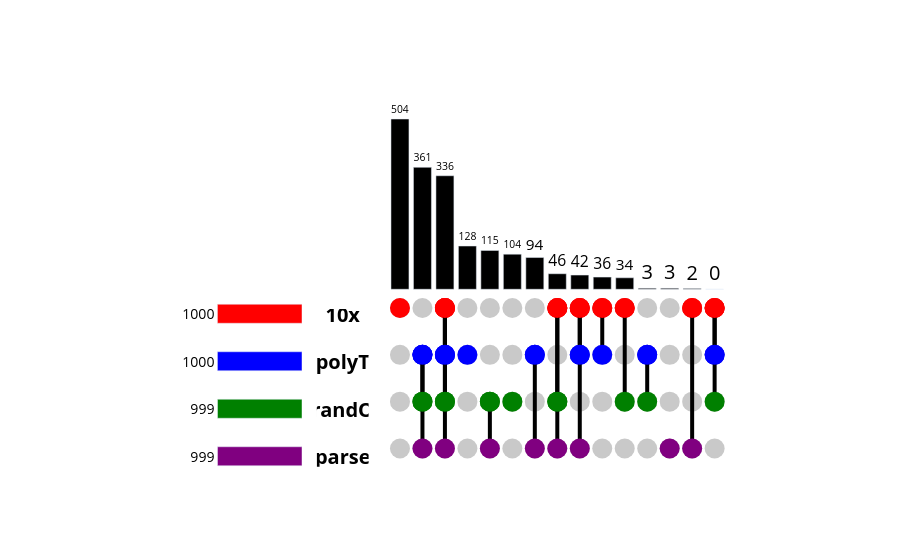

Notebook code cell kept with this figure:
### Code cell
# Look at top 1000 genes for each method instead of all
contents = plotting.generate_upset(datasets, gene_info, cell_thresh, n_top_genes=1000)

### Figure 1 — Plotly figure (JSON) as saved in the notebook; plotly's stock layout.template omitted (floating-point values rounded to 4 significant figures)
{"data": [{"marker": {"color": "#C9C9C9", "size": 20}, "mode": "markers", "showlegend": false, "type": "scatter", "x": [0, 0, 0, 0, 1, 1, 1, 1, 2, 2, 2, 2, 3, 3, 3, 3, 4, 4, 4, 4, 5, 5, 5, 5, 6, 6, 6, 6, 7, 7, 7, 7, 8, 8, 8, 8, 9, 9, 9, 9, 10, 10, 10, 10, 11, 11, 11, 11, 12, 12, 12, 12, 13, 13, 13, 13, 14, 14, 14, 14], "xaxis": "x3", "y": [-55.44, -194.0, -332.6, -471.2, -55.44, -194.0, -332.6, -471.2, -55.44, -194.0, -332.6, -471.2, -55.44, -194.0, -332.6, -471.2, -55.44, -194.0, -332.6, -471.2, -55.44, -194.0, -332.6, -471.2, -55.44, -194.0, -332.6, -471.2, -55.44, -194.0, -332.6, -471.2, -55.44, -194.0, -332.6, -471.2, -55.44, -194.0, -332.6, -471.2, -55.44, -194.0, -332.6, -471.2, -55.44, -194.0, -332.6, -471.2, -55.44, -194.0, -332.6, -471.2, -55.44, -194.0, -332.6, -471.2, -55.44, -194.0, -332.6, -471.2], "yaxis": "y3"}, {"line": {"color": "black", "width": 4}, "marker": {"color": ["red"], "line": {"color": "black"}, "showscale": false, "size": 20}, "mode": "markers+lines", "showlegend": false, "type": "scatter", "x": [0], "xaxis": "x3", "y": [-55.44], "yaxis": "y3"}, {"line": {"color": "black", "width": 4}, "marker": {"color": ["blue"], "line": {"color": "black"}, "showscale": false, "size": 20}, "mode": "markers+lines", "showlegend": false, "type": "scatter", "x": [1], "xaxis": "x3", "y": [-194.0], "yaxis": "y3"}, {"line": {"color": "black", "width": 4}, "marker": {"color": ["blue", "green"], "line": {"color": "black"}, "showscale": false, "size": 20}, "mode": "markers+lines", "showlegend": false, "type": "scatter", "x": [1, 1], "xaxis": "x3", "y": [-194.0, -332.6], "yaxis": "y3"}, {"line": {"color": "black", "width": 4}, "marker": {"color": ["blue", "green", "purple"], "line": {"color": "black"}, "showscale": false, "size": 20}, "mode": "markers+lines", "showlegend": false, "type": "scatter", "x": [1, 1, 1], "xaxis": "x3", "y": [-194.0, -332.6, -471.2], "yaxis": "y3"}, {"line": {"color": "black", "width": 4}, "marker": {"color": ["red"], "line": {"color": "black"}, "showscale": false, "size": 20}, "mode": "markers+lines", "showlegend": false, "type": "scatter", "x": [2], "xaxis": "x3", "y": [-55.44], "yaxis": "y3"}, {"line": {"color": "black", "width": 4}, "marker": {"color": ["red", "blue"], "line": {"color": "black"}, "showscale": false, "size": 20}, "mode": "markers+lines", "showlegend": false, "type": "scatter", "x": [2, 2], "xaxis": "x3", "y": [-55.44, -194.0], "yaxis": "y3"}, {"line": {"color": "black", "width": 4}, "marker": {"color": ["red", "blue", "green"], "line": {"color": "black"}, "showscale": false, "size": 20}, "mode": "markers+lines", "showlegend": false, "type": "scatter", "x": [2, 2, 2], "xaxis": "x3", "y": [-55.44, -194.0, -332.6], "yaxis": "y3"}, {"line": {"color": "black", "width": 4}, "marker": {"color": ["red", "blue", "green", "purple"], "line": {"color": "black"}, "showscale": false, "size": 20}, "mode": "markers+lines", "showlegend": false, "type": "scatter", "x": [2, 2, 2, 2], "xaxis": "x3", "y": [-55.44, -194.0, -332.6, -471.2], "yaxis": "y3"}, {"line": {"color": "black", "width": 4}, "marker": {"color": ["blue"], "line": {"color": "black"}, "showscale": false, "size": 20}, "mode": "markers+lines", "showlegend": false, "type": "scatter", "x": [3], "xaxis": "x3", "y": [-194.0], "yaxis": "y3"}, {"line": {"color": "black", "width": 4}, "marker": {"color": ["green"], "line": {"color": "black"}, "showscale": false, "size": 20}, "mode": "markers+lines", "showlegend": false, "type": "scatter", "x": [4], "xaxis": "x3", "y": [-332.6], "yaxis": "y3"}, {"line": {"color": "black", "width": 4}, "marker": {"color": ["green", "purple"], "line": {"color": "black"}, "showscale": false, "size": 20}, "mode": "markers+lines", "showlegend": false, "type": "scatter", "x": [4, 4], "xaxis": "x3", "y": [-332.6, -471.2], "yaxis": "y3"}, {"line": {"color": "black", "width": 4}, "marker": {"color": ["green"], "line": {"color": "black"}, "showscale": false, "size": 20}, "mode": "markers+lines", "showlegend": false, "type": "scatter", "x": [5], "xaxis": "x3", "y": [-332.6], "yaxis": "y3"}, {"line": {"color": "black", "width": 4}, "marker": {"color": ["blue"], "line": {"color": "black"}, "showscale": false, "size": 20}, "mode": "markers+lines", "showlegend": false, "type": "scatter", "x": [6], "xaxis": "x3", "y": [-194.0], "yaxis": "y3"}, {"line": {"color": "black", "width": 4}, "marker": {"color": ["blue", "purple"], "line": {"color": "black"}, "showscale": false, "size": 20}, "mode": "markers+lines", "showlegend": false, "type": "scatter", "x": [6, 6], "xaxis": "x3", "y": [-194.0, -471.2], "yaxis": "y3"}, {"line": {"color": "black", "width": 4}, "marker": {"color": ["red"], "line": {"color": "black"}, "showscale": false, "size": 20}, "mode": "markers+lines", "showlegend": false, "type": "scatter", "x": [7], "xaxis": "x3", "y": [-55.44], "yaxis": "y3"}, {"line": {"color": "black", "width": 4}, "marker": {"color": ["red", "green"], "line": {"color": "black"}, "showscale": false, "size": 20}, "mode": "markers+lines", "showlegend": false, "type": "scatter", "x": [7, 7], "xaxis": "x3", "y": [-55.44, -332.6], "yaxis": "y3"}, {"line": {"color": "black", "width": 4}, "marker": {"color": ["red", "green", "purple"], "line": {"color": "black"}, "showscale": false, "size": 20}, "mode": "markers+lines", "showlegend": false, "type": "scatter", "x": [7, 7, 7], "xaxis": "x3", "y": [-55.44, -332.6, -471.2], "yaxis": "y3"}, {"line": {"color": "black", "width": 4}, "marker": {"color": ["red"], "line": {"color": "black"}, "showscale": false, "size": 20}, "mode": "markers+lines", "showlegend": false, "type": "scatter", "x": [8], "xaxis": "x3", "y": [-55.44], "yaxis": "y3"}, {"line": {"color": "black", "width": 4}, "marker": {"color": ["red", "blue"], "line": {"color": "black"}, "showscale": false, "size": 20}, "mode": "markers+lines", "showlegend": false, "type": "scatter", "x": [8, 8], "xaxis": "x3", "y": [-55.44, -194.0], "yaxis": "y3"}, {"line": {"color": "black", "width": 4}, "marker": {"color": ["red", "blue", "purple"], "line": {"color": "black"}, "showscale": false, "size": 20}, "mode": "markers+lines", "showlegend": false, "type": "scatter", "x": [8, 8, 8], "xaxis": "x3", "y": [-55.44, -194.0, -471.2], "yaxis": "y3"}, {"line": {"color": "black", "width": 4}, "marker": {"color": ["red"], "line": {"color": "black"}, "showscale": false, "size": 20}, "mode": "markers+lines", "showlegend": false, "type": "scatter", "x": [9], "xaxis": "x3", "y": [-55.44], "yaxis": "y3"}, {"line": {"color": "black", "width": 4}, "marker": {"color": ["red", "blue"], "line": {"color": "black"}, "showscale": false, "size": 20}, "mode": "markers+lines", "showlegend": false, "type": "scatter", "x": [9, 9], "xaxis": "x3", "y": [-55.44, -194.0], "yaxis": "y3"}, {"line": {"color": "black", "width": 4}, "marker": {"color": ["red"], "line": {"color": "black"}, "showscale": false, "size": 20}, "mode": "markers+lines", "showlegend": false, "type": "scatter", "x": [10], "xaxis": "x3", "y": [-55.44], "yaxis": "y3"}, {"line": {"color": "black", "width": 4}, "marker": {"color": ["red", "green"], "line": {"color": "black"}, "showscale": false, "size": 20}, "mode": "markers+lines", "showlegend": false, "type": "scatter", "x": [10, 10], "xaxis": "x3", "y": [-55.44, -332.6], "yaxis": "y3"}, {"line": {"color": "black", "width": 4}, "marker": {"color": ["blue"], "line": {"color": "black"}, "showscale": false, "size": 20}, "mode": "markers+lines", "showlegend": false, "type": "scatter", "x": [11], "xaxis": "x3", "y": [-194.0], "yaxis": "y3"}, {"line": {"color": "black", "width": 4}, "marker": {"color": ["blue", "green"], "line": {"color": "black"}, "showscale": false, "size": 20}, "mode": "markers+lines", "showlegend": false, "type": "scatter", "x": [11, 11], "xaxis": "x3", "y": [-194.0, -332.6], "yaxis": "y3"}, {"line": {"color": "black", "width": 4}, "marker": {"color": ["purple"], "line": {"color": "black"}, "showscale": false, "size": 20}, "mode": "markers+lines", "showlegend": false, "type": "scatter", "x": [12], "xaxis": "x3", "y": [-471.2], "yaxis": "y3"}, {"line": {"color": "black", "width": 4}, "marker": {"color": ["red"], "line": {"color": "black"}, "showscale": false, "size": 20}, "mode": "markers+lines", "showlegend": false, "type": "scatter", "x": [13], "xaxis": "x3", "y": [-55.44], "yaxis": "y3"}, {"line": {"color": "black", "width": 4}, "marker": {"color": ["red", "purple"], "line": {"color": "black"}, "showscale": false, "size": 20}, "mode": "markers+lines", "showlegend": false, "type": "scatter", "x": [13, 13], "xaxis": "x3", "y": [-55.44, -471.2], "yaxis": "y3"}, {"line": {"color": "black", "width": 4}, "marker": {"color": ["red"], "line": {"color": "black"}, "showscale": false, "size": 20}, "mode": "markers+lines", "showlegend": false, "type": "scatter", "x": [14], "xaxis": "x3", "y": [-55.44], "yaxis": "y3"}, {"line": {"color": "black", "width": 4}, "marker": {"color": ["red", "blue"], "line": {"color": "black"}, "showscale": false, "size": 20}, "mode": "markers+lines", "showlegend": false, "type": "scatter", "x": [14, 14], "xaxis": "x3", "y": [-55.44, -194.0], "yaxis": "y3"}, {"line": {"color": "black", "width": 4}, "marker": {"color": ["red", "blue", "green"], "line": {"color": "black"}, "showscale": false, "size": 20}, "mode": "markers+lines", "showlegend": false, "type": "scatter", "x": [14, 14, 14], "xaxis": "x3", "y": [-55.44, -194.0, -332.6], "yaxis": "y3"}, {"hoverinfo": "none", "marker": {"color": "black"}, "text": [504.0, 361.0, 336.0, 128.0, 115.0, 104.0, 94.0, 46.0, 42.0, 36.0, 34.0, 3.0, 3.0, 2.0, 0.0], "textfont": {"color": "black", "size": 20}, "textposition": "outside", "type": "bar", "x": [0, 1, 2, 3, 4, 5, 6, 7, 8, 9, 10, 11, 12, 13, 14], "xaxis": "x3", "y": [504, 361, 336, 128, 115, 104, 94, 46, 42, 36, 34, 3, 3, 2, 0], "yaxis": "y3"}, {"mode": "text", "showlegend": false, "text": ["<b>10x</b>", "<b>polyT</b>", "<b>randO</b>", "<b>parse</b>"], "textfont": {"color": "black", "size": 20}, "textposition": "middle center", "type": "scatter", "x": [-0.05, -0.05, -0.05, -0.05], "xaxis": "x2", "y": [-55.44, -194.0, -332.6, -471.2, -55.44, -194.0, -332.6, -471.2, -55.44, -194.0, -332.6, -471.2, -55.44, -194.0, -332.6, -471.2, -55.44, -194.0, -332.6, -471.2, -55.44, -194.0, -332.6, -471.2, -55.44, -194.0, -332.6, -471.2, -55.44, -194.0, -332.6, -471.2, -55.44, -194.0, -332.6, -471.2, -55.44, -194.0, -332.6, -471.2, -55.44, -194.0, -332.6, -471.2, -55.44, -194.0, -332.6, -471.2, -55.44, -194.0, -332.6, -471.2, -55.44, -194.0, -332.6, -471.2, -55.44, -194.0, -332.6, -471.2], "yaxis": "y2"}, {"marker": {"color": ["red", "blue", "green", "purple", "orange", "yellow"]}, "orientation": "h", "text": [1000.0, 1000.0, 999.0, 999.0], "textfont": {"color": "black", "size": 20}, "textposition": "outside", "type": "bar", "width": 0.4, "x": [-1000, -1000, -999, -999], "xaxis": "x", "y": [0, 1, 2, 3], "yaxis": "y"}], "layout": {"plot_bgcolor": "white", "showlegend": false, "xaxis": {"anchor": "y", "domain": [0.1, 0.3], "range": [-1750.0, 0], "showticklabels": false}, "xaxis2": {"anchor": "y2", "domain": [0.32, 0.39], "showticklabels": false}, "xaxis3": {"anchor": "y3", "domain": [0.39, 0.9], "showticklabels": false}, "yaxis": {"anchor": "x", "autorange": "reversed", "domain": [0, 0.5], "showticklabels": false, "side": "right"}, "yaxis2": {"anchor": "x2", "domain": [0.035, 0.45], "showticklabels": false}, "yaxis3": {"anchor": "x3", "domain": [0.0, 1.0], "showticklabels": false}}}
